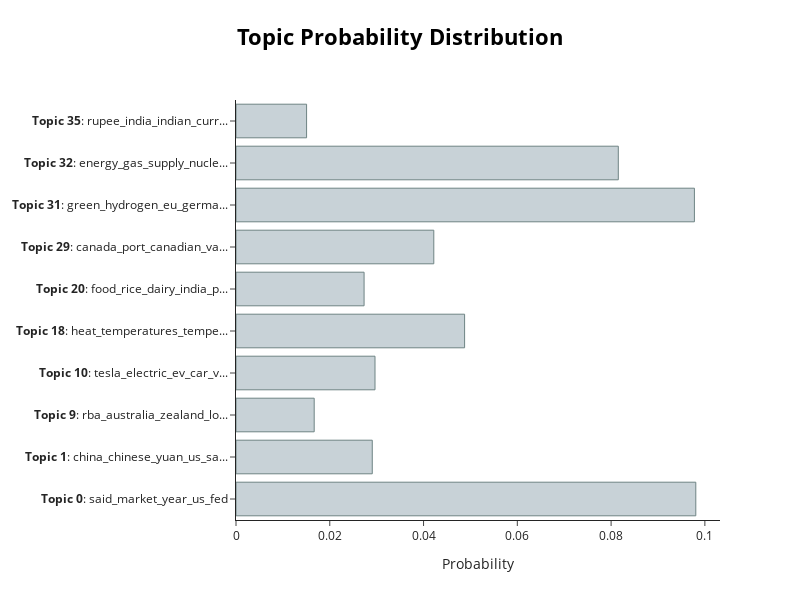

The notebook cell saved with this chart:
### Code cell
model.visualize_distribution(probabilities[0])

### Figure 1 — Plotly figure (JSON) as saved in the notebook; plotly's stock layout.template omitted (floating-point values rounded to 4 significant figures)
{"data": [{"marker": {"color": "#C8D2D7", "line": {"color": "#6E8484", "width": 1}}, "orientation": "h", "type": "bar", "x": [0.09807, 0.02907, 0.01668, 0.02965, 0.04876, 0.02732, 0.04219, 0.09777, 0.08154, 0.01506], "y": ["<b>Topic 0</b>: said_market_year_us_fed", "<b>Topic 1</b>: china_chinese_yuan_us_sa...", "<b>Topic 9</b>: rba_australia_zealand_lo...", "<b>Topic 10</b>: tesla_electric_ev_car_v...", "<b>Topic 18</b>: heat_temperatures_tempe...", "<b>Topic 20</b>: food_rice_dairy_india_p...", "<b>Topic 29</b>: canada_port_canadian_va...", "<b>Topic 31</b>: green_hydrogen_eu_germa...", "<b>Topic 32</b>: energy_gas_supply_nucle...", "<b>Topic 35</b>: rupee_india_indian_curr..."]}], "layout": {"height": 600, "hoverlabel": {"bgcolor": "white", "font": {"family": "Rockwell", "size": 16}}, "title": {"font": {"color": "Black", "size": 22}, "text": "<b>Topic Probability Distribution</b>", "x": 0.5, "xanchor": "center", "y": 0.95, "yanchor": "top"}, "width": 800, "xaxis": {"title": {"text": "Probability"}}}}
